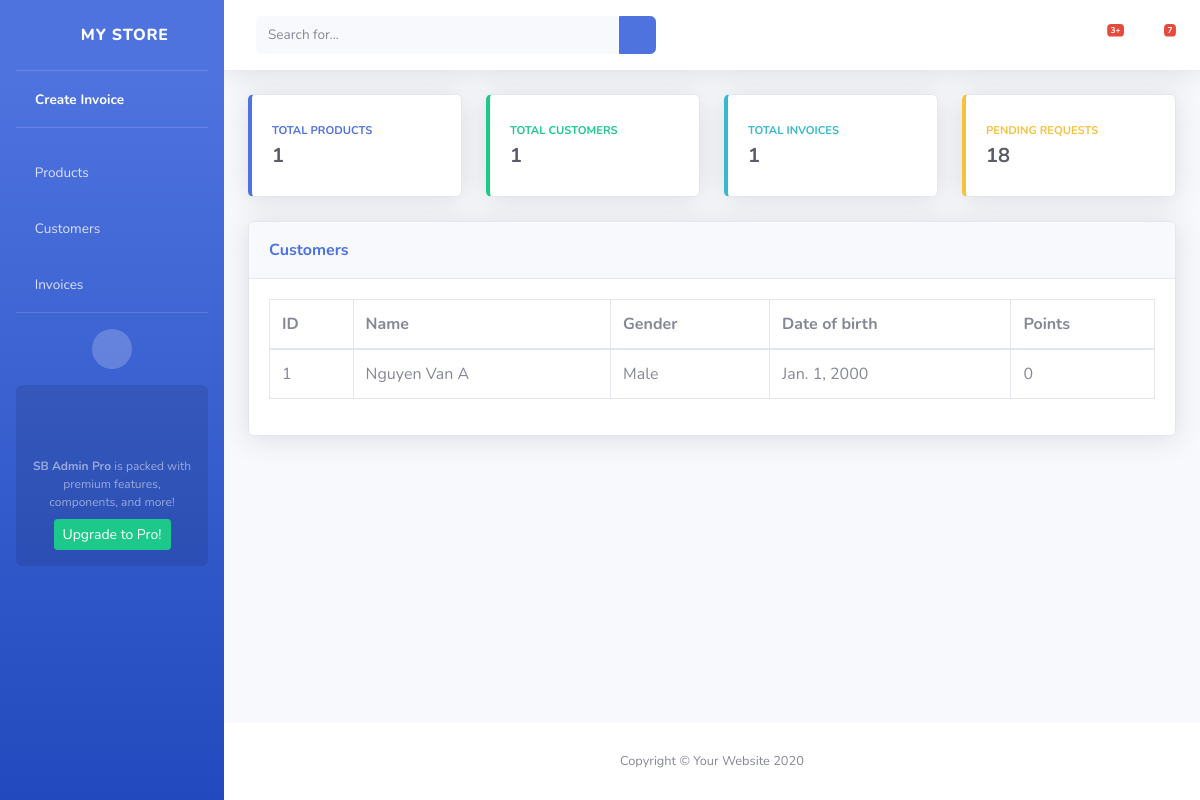
The page /view_customer/ on the database as committed earlier.
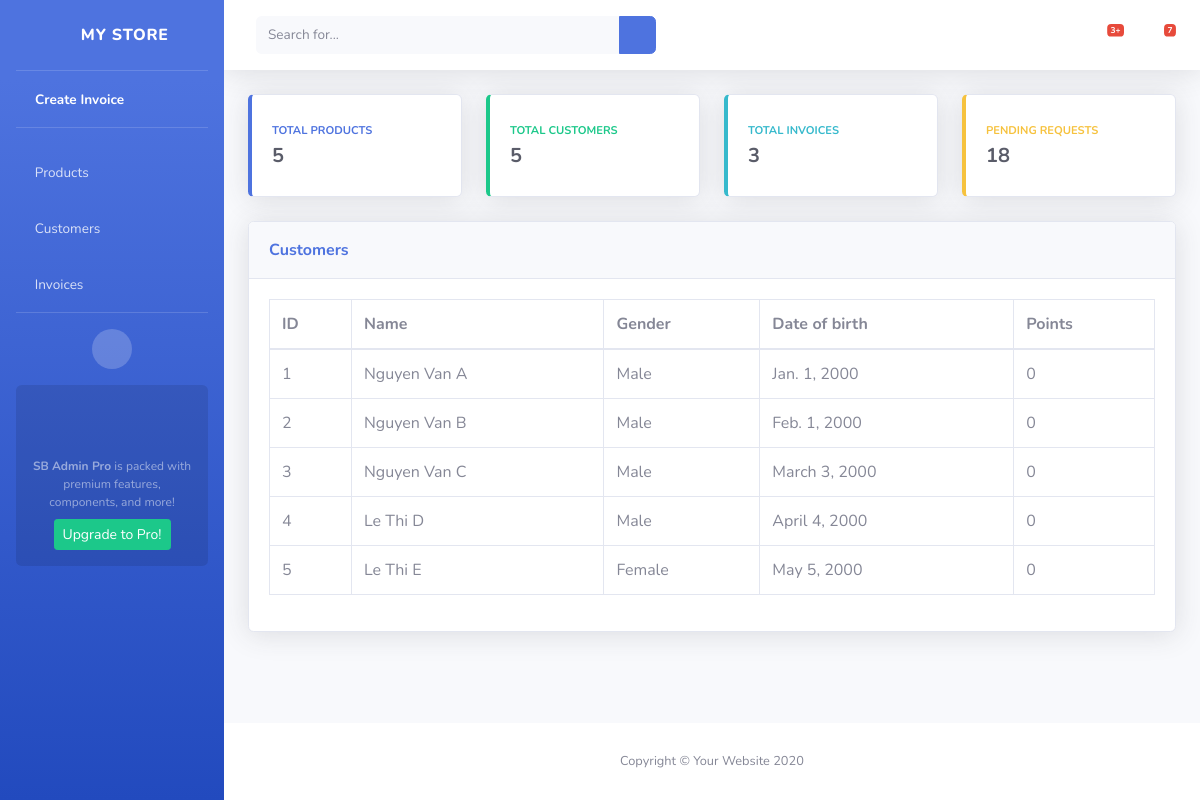
The same page on the database as committed later.
### invoice/models.py (models this page shows, shortened)
class Customer(models.Model):
    GENDER_CHOICES = (
        ('Male', 'Male'),
        ('Female', 'Female'),
        ('Others', 'Others'),
    )
    customer_name = models.CharField(max_length=255)
    customer_gender = models.CharField(max_length=50, choices=GENDER_CHOICES)
    customer_dob = models.DateField()
    customer_points = models.IntegerField()

### invoice/views.py (the view)
# urls.py: path('view_customer/', views.view_customer, name='view_customer'),
def view_customer(request):
    total_product = Product.objects.count()
    total_customer = Customer.objects.count()
    total_invoice = Invoice.objects.count()
    customer = Customer.objects.all()
    context = {
        'total_product': total_product,
        'total_customer': total_customer,
        'total_invoice': total_invoice,
        'customer': customer,
    }
    return render(request, 'invoice/view_customer.html', context)

### invoice/templates/invoice/view_customer.html
{% extends "invoice/base/base.html" %}
{% block content %}
<div class="row">
    <div class="col-xl-12 col-lg-7">
        <div class="card shadow mb-4">
            <div class="card-header py-3 d-flex flex-row align-items-center justify-content-between">
                <label class="m-0 font-weight-bold text-primary">Customers</label>
            </div>
            <div class="card-body">
                <div class="table-responsive">
                    <table class="table table-bordered" id="dataTable" width="100%" cellspacing="0">
                        <thead>
                            <tr>
                                <th>ID</th>
                                <th>Name</th>
                                <th>Gender</th>
                                <th>Date of birth</th>
                                <th>Points</th>
                            </tr>
                        </thead>
                        <tbody>
                            {% for i in customer %}
                            <tr>
                                <td>{{i.id}}</td>
                                <td>{{i.customer_name}}</td>
                                <td>{{i.customer_gender}}</td>
                                <td>{{i.customer_dob}}</td>
                                <td>{{i.customer_points}}</td>
                            </tr>
                            {% endfor %}
                        </tbody>
                    </table>
                </div>
            </div>
        </div>
    </div>
</div>
{% endblock %}

Rows that differ between the two databases and show on the page:
added Customer: id "2", customer_name "Nguyen Van B", customer_gender "Male", customer_dob "Feb. 1, 2000", customer_points "0"
added Customer: id "3", customer_name "Nguyen Van C", customer_gender "Male", customer_dob "March 3, 2000", customer_points "0"
added Customer: id "4", customer_name "Le Thi D", customer_gender "Male", customer_dob "April 4, 2000", customer_points "0"
added Customer: id "5", customer_name "Le Thi E", customer_gender "Female", customer_dob "May 5, 2000", customer_points "0"
Other text that changed with them:
{{ total_product }}: "1" → "5"
{{ total_customer }}: "1" → "5"
{{ total_invoice }}: "1" → "3"
